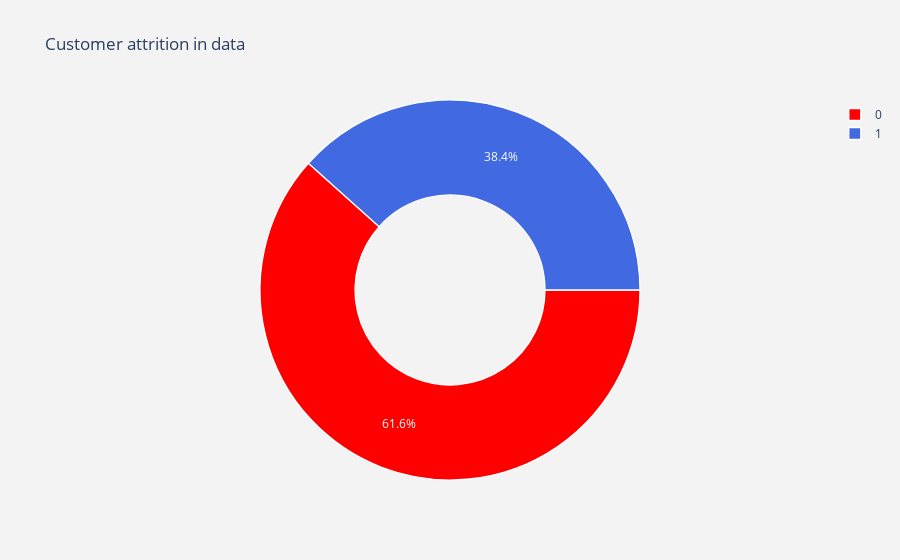

The code cell stored with this chart in its notebook:
### Markdown cell above
# Percentage of Survivors

### Code cell
#labels
lab = titanic["Survived"].value_counts().keys().tolist()
#values
val = titanic["Survived"].value_counts().values.tolist()

trace = go.Pie(labels = lab ,
               values = val ,
               marker = dict(colors =  [ 'red' ,'royalblue'],
                             line = dict(color = "white",
                                         width =  1.3)
                            ),
               rotation = 90,
               hoverinfo = "label+value+text",
               hole = .5
              )
layout = go.Layout(dict(title = "Customer attrition in data",
                        plot_bgcolor  = "rgb(243,243,243)",
                        paper_bgcolor = "rgb(243,243,243)",
                       )
                  )

data = [trace]
fig = go.Figure(data = data,layout = layout)
py.iplot(fig)

### Figure 1 — Plotly figure (JSON) as saved in the notebook; plotly's stock layout.template omitted (floating-point values rounded to 4 significant figures)
{"data": [{"hole": 0.5, "hoverinfo": "label+value+text", "labels": [0, 1], "marker": {"colors": ["red", "royalblue"], "line": {"color": "white", "width": 1.3}}, "rotation": 90, "type": "pie", "values": [549, 342]}], "layout": {"paper_bgcolor": "rgb(243,243,243)", "plot_bgcolor": "rgb(243,243,243)", "title": {"text": "Customer attrition in data"}}}
